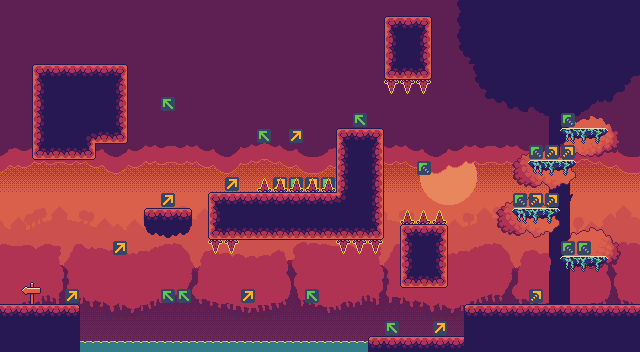

This game map was drawn from its Tiled (.tmx) file and the tilesets committed beside it. A one-line description and the trimmed map source follow:
An orthogonal 40x22 tile map with 16x16 px tiles, 11 tile layers (sky, town, forest, rays, ...), 11 tilesets and 12 objects (7x cloud, 2x shrine, 2x player-spawn, balloons).

<map version="1.5" tiledversion="1.7.2" orientation="orthogonal" renderorder="right-down" width="40" height="22" tilewidth="16" tileheight="16" infinite="0" nextlayerid="17" nextobjectid="36">
 <editorsettings>
  <export target="level_2x_a.json" format="json" />
 </editorsettings>
 <tileset firstgid="1" name="Control" tilewidth="16" tileheight="16" tilecount="4" columns="4">
  <image source="../sprites/tileset/control.png" width="64" height="16" />
 </tileset>
 <tileset firstgid="5" source="tilesets/level.tsx" />
 <tileset firstgid="665" name="treeline_3" tilewidth="16" tileheight="16" tilecount="200" columns="20">
  <image source="../sprites/parallax/trees_background.png" width="320" height="175" />
 </tileset>
 <tileset firstgid="865" name="treeline_2" tilewidth="16" tileheight="16" tilecount="200" columns="20">
  <image source="../sprites/parallax/trees_midground.png" width="320" height="160" />
 </tileset>
 <tileset firstgid="1065" name="treeline_1" tilewidth="16" tileheight="16" tilecount="200" columns="20">
  <image source="../sprites/parallax/trees_foreground.png" width="320" height="160" />
 </tileset>
 <tileset firstgid="1265" name="clouds_1" tilewidth="16" tileheight="16" tilecount="40" columns="20">
  <image source="../sprites/parallax/clouds_1.png" width="320" height="32" />
 </tileset>
 <tileset firstgid="1305" name="clouds_2" tilewidth="16" tileheight="16" tilecount="60" columns="20">
  <image source="../sprites/parallax/clouds_2.png" width="320" height="48" />
 </tileset>
 <tileset firstgid="1365" name="sun" tilewidth="16" tileheight="16" tilecount="16" columns="4">
  <image source="../sprites/parallax/sun.png" width="64" height="64" />
 </tileset>
 <tileset firstgid="1381" name="rays" tilewidth="16" tileheight="16" tilecount="80" columns="20">
  <image source="../sprites/parallax/sky_gradient.png" width="320" height="64" />
 </tileset>
 <tileset firstgid="1461" name="town" tilewidth="16" tileheight="16" tilecount="140" columns="20">
  <image source="../sprites/parallax/town_background.png" width="320" height="112" />
 </tileset>
 <tileset firstgid="1601" name="forest" tilewidth="16" tileheight="16" tilecount="140" columns="20">
  <image source="../sprites/parallax/forest_background.png" width="320" height="112" />
 </tileset>
 <layer id="7" name="sky" width="40" height="22">
  <data>[880 cells, 880 non-empty, 1 distinct tile ids]</data>
 </layer>
 <layer id="12" name="town" width="40" height="22">
  <data>[880 cells, 280 non-empty, 140 distinct tile ids]</data>
 </layer>
 <layer id="13" name="forest" width="40" height="22">
  <data>[880 cells, 280 non-empty, 140 distinct tile ids]</data>
 </layer>
 <layer id="11" name="rays" width="40" height="22">
  <data>[880 cells, 160 non-empty, 80 distinct tile ids]</data>
 </layer>
 <layer id="8" name="sun" width="40" height="22">
  <data>[880 cells, 16 non-empty, 16 distinct tile ids]</data>
 </layer>
 <layer id="9" name="clouds_2" width="40" height="22">
  <data>[880 cells, 120 non-empty, 60 distinct tile ids]</data>
 </layer>
 <layer id="10" name="clouds_1" width="40" height="22">
  <data>[880 cells, 400 non-empty, 40 distinct tile ids]</data>
 </layer>
 <layer id="4" name="background2" width="40" height="22">
  <data>[880 cells, 109 non-empty, 41 distinct tile ids]</data>
 </layer>
 <layer id="16" name="background1" width="40" height="22">
  <data>[880 cells, 54 non-empty, 28 distinct tile ids]</data>
 </layer>
 <layer id="3" name="jumps" width="40" height="22">
  <data>[880 cells, 29 non-empty, 4 distinct tile ids]</data>
 </layer>
 <objectgroup id="6" name="objects">
  <object id="10" type="shrine" x="48" y="32" width="32" height="32">
   <properties>
    <property name="start" type="bool" value="true" />
   </properties>
  </object>
  <object id="12" name="start" type="player-spawn" x="16" y="304">
   <properties>
    <property name="start" type="bool" value="true" />
   </properties>
   <point />
  </object>
  <object id="13" name="end" type="player-spawn" x="624" y="304">
   <properties>
    <property name="start" type="bool" value="false" />
   </properties>
   <point />
  </object>
  <object id="14" type="cloud" x="416" y="160" width="48" height="32" />
  <object id="15" type="cloud" x="160" y="288" width="48" height="32" />
  <object id="17" type="cloud" x="256" y="128" width="48" height="32" />
  <object id="18" type="shrine" x="560" y="96" width="32" height="32">
   <properties>
    <property name="start" type="bool" value="false" />
   </properties>
  </object>
  <object id="19" type="balloons" x="512" y="256" width="32" height="48" />
  <object id="31" type="cloud" x="208" y="288" width="48" height="32" />
  <object id="33" type="cloud" x="304" y="288" width="48" height="32" />
  <object id="34" type="cloud" x="96" y="240" width="48" height="32" />
  <object id="35" type="cloud" x="160" y="96" width="48" height="32" />
 </objectgroup>
 <layer id="1" name="level" width="40" height="22">
  <data>[880 cells, 221 non-empty, 27 distinct tile ids]</data>
 </layer>
</map>
